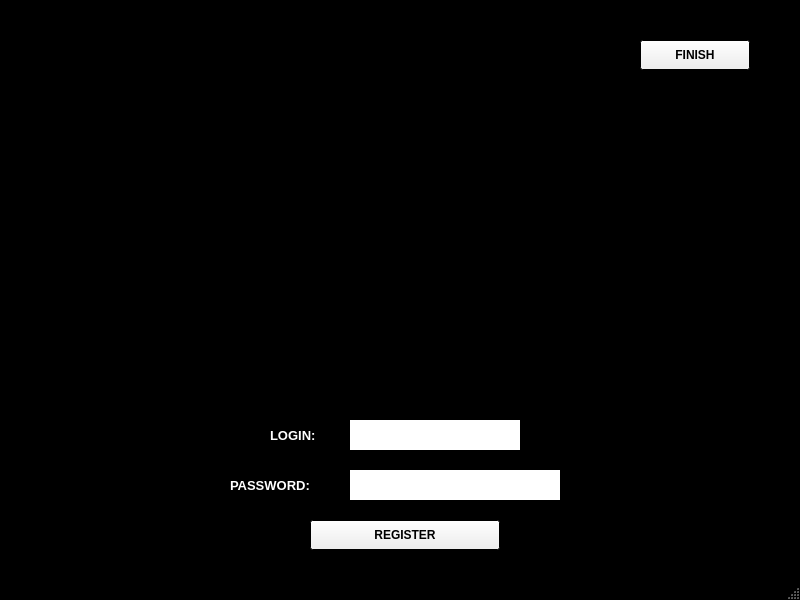
<?xml version="1.0" encoding="UTF-8"?>
<ui version="4.0">
 <class>MainWindow</class>
 <widget class="QMainWindow" name="MainWindow">
  <property name="windowModality">
   <enum>Qt::NonModal</enum>
  </property>
  <property name="geometry">
   <rect>
    <x>0</x>
    <y>0</y>
    <width>800</width>
    <height>600</height>
   </rect>
  </property>
  <property name="palette">
   <palette>
    <active>
     <colorrole role="Light">
      <brush brushstyle="SolidPattern">
       <color alpha="255">
        <red>255</red>
        <green>255</green>
        <blue>255</blue>
       </color>
      </brush>
     </colorrole>
     <colorrole role="Midlight">
      <brush brushstyle="SolidPattern">
       <color alpha="255">
        <red>255</red>
        <green>255</green>
        <blue>255</blue>
       </color>
      </brush>
     </colorrole>
     <colorrole role="Text">
      <brush brushstyle="SolidPattern">
       <color alpha="255">
        <red>255</red>
        <green>255</green>
        <blue>255</blue>
       </color>
      </brush>
     </colorrole>
     <colorrole role="Base">
      <brush brushstyle="SolidPattern">
       <color alpha="255">
        <red>255</red>
        <green>255</green>
        <blue>255</blue>
       </color>
      </brush>
     </colorrole>
     <colorrole role="Window">
      <brush brushstyle="SolidPattern">
       <color alpha="255">
        <red>0</red>
        <green>0</green>
        <blue>0</blue>
       </color>
      </brush>
     </colorrole>
     <colorrole role="PlaceholderText">
      <brush brushstyle="SolidPattern">
       <color alpha="128">
        <red>0</red>
        <green>0</green>
        <blue>0</blue>
       </color>
      </brush>
     </colorrole>
    </active>
    <inactive>
     <colorrole role="Light">
      <brush brushstyle="SolidPattern">
       <color alpha="255">
        <red>255</red>
        <green>255</green>
        <blue>255</blue>
       </color>
      </brush>
     </colorrole>
     <colorrole role="Midlight">
      <brush brushstyle="SolidPattern">
       <color alpha="255">
        <red>255</red>
        <green>255</green>
        <blue>255</blue>
       </color>
      </brush>
     </colorrole>
     <colorrole role="Text">
      <brush brushstyle="SolidPattern">
       <color alpha="255">
        <red>255</red>
        <green>255</green>
        <blue>255</blue>
       </color>
      </brush>
     </colorrole>
     <colorrole role="Base">
      <brush brushstyle="SolidPattern">
       <color alpha="255">
        <red>255</red>
        <green>255</green>
        <blue>255</blue>
       </color>
      </brush>
     </colorrole>
     <colorrole role="Window">
      <brush brushstyle="SolidPattern">
       <color alpha="255">
        <red>0</red>
        <green>0</green>
        <blue>0</blue>
       </color>
      </brush>
     </colorrole>
     <colorrole role="PlaceholderText">
      <brush brushstyle="SolidPattern">
       <color alpha="128">
        <red>0</red>
        <green>0</green>
        <blue>0</blue>
       </color>
      </brush>
     </colorrole>
    </inactive>
    <disabled>
     <colorrole role="Light">
      <brush brushstyle="SolidPattern">
       <color alpha="255">
        <red>255</red>
        <green>255</green>
        <blue>255</blue>
       </color>
      </brush>
     </colorrole>
     <colorrole role="Midlight">
      <brush brushstyle="SolidPattern">
       <color alpha="255">
        <red>255</red>
        <green>255</green>
        <blue>255</blue>
       </color>
      </brush>
     </colorrole>
     <colorrole role="Text">
      <brush brushstyle="SolidPattern">
       <color alpha="255">
        <red>120</red>
        <green>120</green>
        <blue>120</blue>
       </color>
      </brush>
     </colorrole>
     <colorrole role="Base">
      <brush brushstyle="SolidPattern">
       <color alpha="255">
        <red>0</red>
        <green>0</green>
        <blue>0</blue>
       </color>
      </brush>
     </colorrole>
     <colorrole role="Window">
      <brush brushstyle="SolidPattern">
       <color alpha="255">
        <red>0</red>
        <green>0</green>
        <blue>0</blue>
       </color>
      </brush>
     </colorrole>
     <colorrole role="PlaceholderText">
      <brush brushstyle="SolidPattern">
       <color alpha="128">
        <red>0</red>
        <green>0</green>
        <blue>0</blue>
       </color>
      </brush>
     </colorrole>
    </disabled>
   </palette>
  </property>
  <property name="windowTitle">
   <string>MainWindow</string>
  </property>
  <widget class="QWidget" name="centralwidget">
   <widget class="QLabel" name="PasswordLabel">
    <property name="geometry">
     <rect>
      <x>230</x>
      <y>470</y>
      <width>110</width>
      <height>30</height>
     </rect>
    </property>
    <property name="palette">
     <palette>
      <active>
       <colorrole role="WindowText">
        <brush brushstyle="SolidPattern">
         <color alpha="255">
          <red>255</red>
          <green>255</green>
          <blue>255</blue>
         </color>
        </brush>
       </colorrole>
      </active>
      <inactive>
       <colorrole role="WindowText">
        <brush brushstyle="SolidPattern">
         <color alpha="255">
          <red>255</red>
          <green>255</green>
          <blue>255</blue>
         </color>
        </brush>
       </colorrole>
      </inactive>
      <disabled>
       <colorrole role="WindowText">
        <brush brushstyle="SolidPattern">
         <color alpha="255">
          <red>120</red>
          <green>120</green>
          <blue>120</blue>
         </color>
        </brush>
       </colorrole>
      </disabled>
     </palette>
    </property>
    <property name="font">
     <font>
      <pointsize>10</pointsize>
      <weight>75</weight>
      <bold>true</bold>
     </font>
    </property>
    <property name="text">
     <string>PASSWORD:</string>
    </property>
   </widget>
   <widget class="QLabel" name="dollars">
    <property name="enabled">
     <bool>true</bool>
    </property>
    <property name="geometry">
     <rect>
      <x>220</x>
      <y>30</y>
      <width>360</width>
      <height>360</height>
     </rect>
    </property>
    <property name="autoFillBackground">
     <bool>true</bool>
    </property>
    <property name="text">
     <string/>
    </property>
    <property name="pixmap">
     <pixmap>../dollars/dollars.png</pixmap>
    </property>
    <property name="scaledContents">
     <bool>true</bool>
    </property>
   </widget>
   <widget class="QPushButton" name="RegisterButton">
    <property name="geometry">
     <rect>
      <x>310</x>
      <y>520</y>
      <width>190</width>
      <height>30</height>
     </rect>
    </property>
    <property name="font">
     <font>
      <pointsize>9</pointsize>
      <weight>75</weight>
      <bold>true</bold>
     </font>
    </property>
    <property name="text">
     <string>REGISTER</string>
    </property>
   </widget>
   <widget class="QLineEdit" name="PasswordLineEdit">
    <property name="geometry">
     <rect>
      <x>350</x>
      <y>470</y>
      <width>210</width>
      <height>30</height>
     </rect>
    </property>
    <property name="palette">
     <palette>
      <active>
       <colorrole role="Text">
        <brush brushstyle="SolidPattern">
         <color alpha="255">
          <red>0</red>
          <green>0</green>
          <blue>0</blue>
         </color>
        </brush>
       </colorrole>
       <colorrole role="PlaceholderText">
        <brush brushstyle="NoBrush">
         <color alpha="128">
          <red>0</red>
          <green>0</green>
          <blue>0</blue>
         </color>
        </brush>
       </colorrole>
      </active>
      <inactive>
       <colorrole role="Text">
        <brush brushstyle="SolidPattern">
         <color alpha="255">
          <red>0</red>
          <green>0</green>
          <blue>0</blue>
         </color>
        </brush>
       </colorrole>
       <colorrole role="PlaceholderText">
        <brush brushstyle="NoBrush">
         <color alpha="128">
          <red>0</red>
          <green>0</green>
          <blue>0</blue>
         </color>
        </brush>
       </colorrole>
      </inactive>
      <disabled>
       <colorrole role="Text">
        <brush brushstyle="SolidPattern">
         <color alpha="255">
          <red>120</red>
          <green>120</green>
          <blue>120</blue>
         </color>
        </brush>
       </colorrole>
       <colorrole role="PlaceholderText">
        <brush brushstyle="NoBrush">
         <color alpha="128">
          <red>0</red>
          <green>0</green>
          <blue>0</blue>
         </color>
        </brush>
       </colorrole>
      </disabled>
     </palette>
    </property>
    <property name="font">
     <font>
      <pointsize>12</pointsize>
     </font>
    </property>
    <property name="text">
     <string/>
    </property>
    <property name="frame">
     <bool>false</bool>
    </property>
    <property name="echoMode">
     <enum>QLineEdit::Password</enum>
    </property>
   </widget>
   <widget class="QLabel" name="LoginLabel">
    <property name="geometry">
     <rect>
      <x>270</x>
      <y>420</y>
      <width>70</width>
      <height>30</height>
     </rect>
    </property>
    <property name="palette">
     <palette>
      <active>
       <colorrole role="WindowText">
        <brush brushstyle="SolidPattern">
         <color alpha="255">
          <red>255</red>
          <green>255</green>
          <blue>255</blue>
         </color>
        </brush>
       </colorrole>
      </active>
      <inactive>
       <colorrole role="WindowText">
        <brush brushstyle="SolidPattern">
         <color alpha="255">
          <red>255</red>
          <green>255</green>
          <blue>255</blue>
         </color>
        </brush>
       </colorrole>
      </inactive>
      <disabled>
       <colorrole role="WindowText">
        <brush brushstyle="SolidPattern">
         <color alpha="255">
          <red>120</red>
          <green>120</green>
          <blue>120</blue>
         </color>
        </brush>
       </colorrole>
      </disabled>
     </palette>
    </property>
    <property name="font">
     <font>
      <pointsize>10</pointsize>
      <weight>75</weight>
      <bold>true</bold>
     </font>
    </property>
    <property name="text">
     <string>LOGIN:</string>
    </property>
   </widget>
   <widget class="QLineEdit" name="LoginLineEdit">
    <property name="geometry">
     <rect>
      <x>350</x>
      <y>420</y>
      <width>170</width>
      <height>30</height>
     </rect>
    </property>
    <property name="palette">
     <palette>
      <active>
       <colorrole role="Text">
        <brush brushstyle="SolidPattern">
         <color alpha="255">
          <red>0</red>
          <green>0</green>
          <blue>0</blue>
         </color>
        </brush>
       </colorrole>
       <colorrole role="PlaceholderText">
        <brush brushstyle="NoBrush">
         <color alpha="128">
          <red>0</red>
          <green>0</green>
          <blue>0</blue>
         </color>
        </brush>
       </colorrole>
      </active>
      <inactive>
       <colorrole role="Text">
        <brush brushstyle="SolidPattern">
         <color alpha="255">
          <red>0</red>
          <green>0</green>
          <blue>0</blue>
         </color>
        </brush>
       </colorrole>
       <colorrole role="PlaceholderText">
        <brush brushstyle="NoBrush">
         <color alpha="128">
          <red>0</red>
          <green>0</green>
          <blue>0</blue>
         </color>
        </brush>
       </colorrole>
      </inactive>
      <disabled>
       <colorrole role="Text">
        <brush brushstyle="SolidPattern">
         <color alpha="255">
          <red>120</red>
          <green>120</green>
          <blue>120</blue>
         </color>
        </brush>
       </colorrole>
       <colorrole role="PlaceholderText">
        <brush brushstyle="NoBrush">
         <color alpha="128">
          <red>0</red>
          <green>0</green>
          <blue>0</blue>
         </color>
        </brush>
       </colorrole>
      </disabled>
     </palette>
    </property>
    <property name="font">
     <font>
      <pointsize>12</pointsize>
     </font>
    </property>
    <property name="text">
     <string/>
    </property>
    <property name="frame">
     <bool>false</bool>
    </property>
    <property name="echoMode">
     <enum>QLineEdit::Normal</enum>
    </property>
   </widget>
   <widget class="QLabel" name="error">
    <property name="geometry">
     <rect>
      <x>550</x>
      <y>420</y>
      <width>221</width>
      <height>31</height>
     </rect>
    </property>
    <property name="palette">
     <palette>
      <active>
       <colorrole role="WindowText">
        <brush brushstyle="SolidPattern">
         <color alpha="255">
          <red>255</red>
          <green>255</green>
          <blue>255</blue>
         </color>
        </brush>
       </colorrole>
      </active>
      <inactive>
       <colorrole role="WindowText">
        <brush brushstyle="SolidPattern">
         <color alpha="255">
          <red>255</red>
          <green>255</green>
          <blue>255</blue>
         </color>
        </brush>
       </colorrole>
      </inactive>
      <disabled>
       <colorrole role="WindowText">
        <brush brushstyle="SolidPattern">
         <color alpha="255">
          <red>120</red>
          <green>120</green>
          <blue>120</blue>
         </color>
        </brush>
       </colorrole>
      </disabled>
     </palette>
    </property>
    <property name="text">
     <string/>
    </property>
   </widget>
   <widget class="QLabel" name="successful">
    <property name="geometry">
     <rect>
      <x>530</x>
      <y>520</y>
      <width>251</width>
      <height>31</height>
     </rect>
    </property>
    <property name="palette">
     <palette>
      <active>
       <colorrole role="WindowText">
        <brush brushstyle="SolidPattern">
         <color alpha="255">
          <red>255</red>
          <green>255</green>
          <blue>255</blue>
         </color>
        </brush>
       </colorrole>
      </active>
      <inactive>
       <colorrole role="WindowText">
        <brush brushstyle="SolidPattern">
         <color alpha="255">
          <red>255</red>
          <green>255</green>
          <blue>255</blue>
         </color>
        </brush>
       </colorrole>
      </inactive>
      <disabled>
       <colorrole role="WindowText">
        <brush brushstyle="SolidPattern">
         <color alpha="255">
          <red>120</red>
          <green>120</green>
          <blue>120</blue>
         </color>
        </brush>
       </colorrole>
      </disabled>
     </palette>
    </property>
    <property name="font">
     <font>
      <pointsize>10</pointsize>
      <weight>75</weight>
      <bold>true</bold>
     </font>
    </property>
    <property name="text">
     <string/>
    </property>
   </widget>
   <widget class="QPushButton" name="FinishButton">
    <property name="geometry">
     <rect>
      <x>640</x>
      <y>40</y>
      <width>110</width>
      <height>30</height>
     </rect>
    </property>
    <property name="font">
     <font>
      <pointsize>9</pointsize>
      <weight>75</weight>
      <bold>true</bold>
     </font>
    </property>
    <property name="text">
     <string>FINISH</string>
    </property>
   </widget>
   <zorder>PasswordLabel</zorder>
   <zorder>RegisterButton</zorder>
   <zorder>dollars</zorder>
   <zorder>PasswordLineEdit</zorder>
   <zorder>LoginLabel</zorder>
   <zorder>LoginLineEdit</zorder>
   <zorder>error</zorder>
   <zorder>successful</zorder>
   <zorder>FinishButton</zorder>
  </widget>
  <widget class="QMenuBar" name="menubar">
   <property name="geometry">
    <rect>
     <x>0</x>
     <y>0</y>
     <width>800</width>
     <height>26</height>
    </rect>
   </property>
  </widget>
  <widget class="QStatusBar" name="statusbar"/>
 </widget>
 <resources/>
 <connections/>
</ui>
